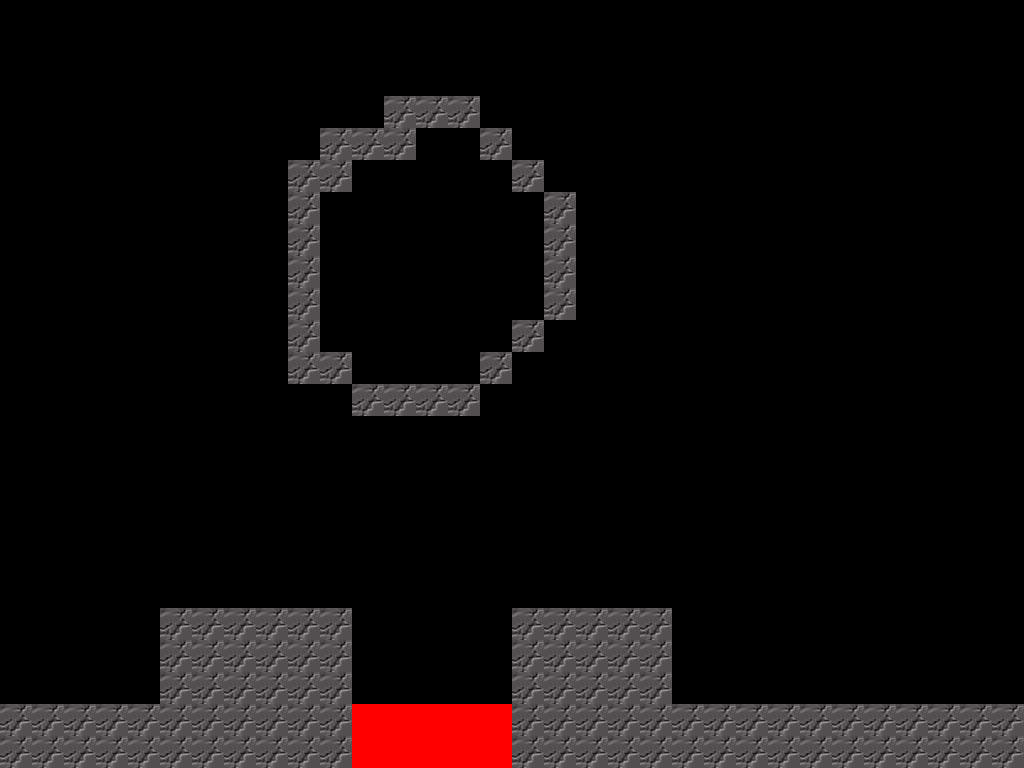

A level layout from a 2D game, rendered from its tile map. Below: a short description, then the map file with tile-grid data replaced by summaries:
An orthogonal 32x24 tile map with 32x32 px tiles, 1 tile layer (Tile Layer 1), 2 tilesets.

<map version="1.0" orientation="orthogonal" renderorder="right-down" width="32" height="24" tilewidth="32" tileheight="32" nextobjectid="1">
 <tileset firstgid="1" name="crackedtile" tilewidth="32" tileheight="32">
  <image source="crackedtile.png" width="32" height="32" />
 </tileset>
 <tileset firstgid="2" name="lava" tilewidth="32" tileheight="32">
  <image source="redtile.png" width="32" height="32" />
 </tileset>
 <layer name="Tile Layer 1" width="32" height="24">
  <data>[768 cells, 124 non-empty, 2 distinct tile ids]</data>
 </layer>
</map>